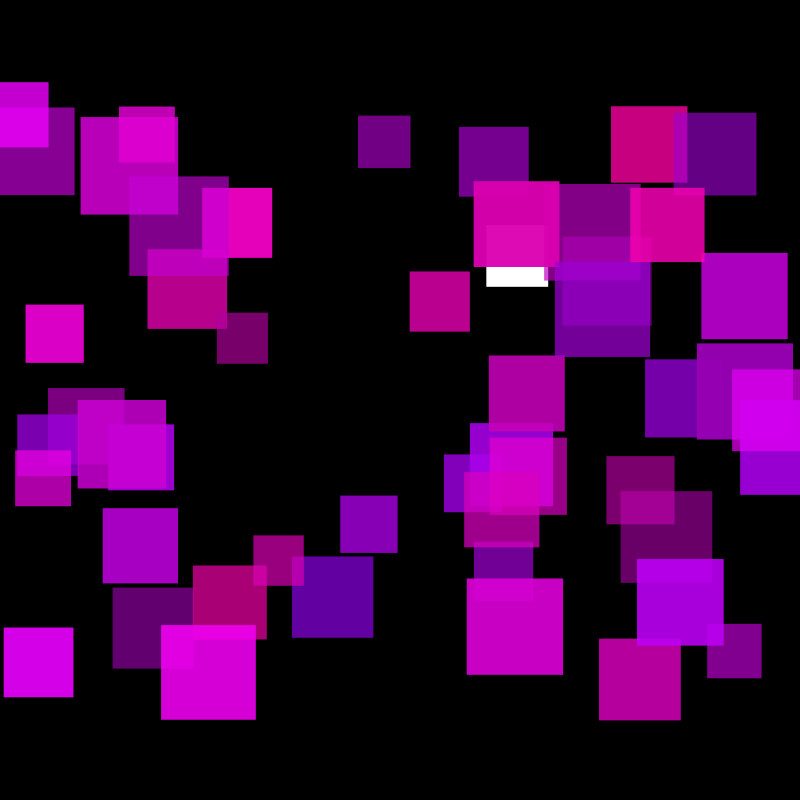
Frame 1 (no input)
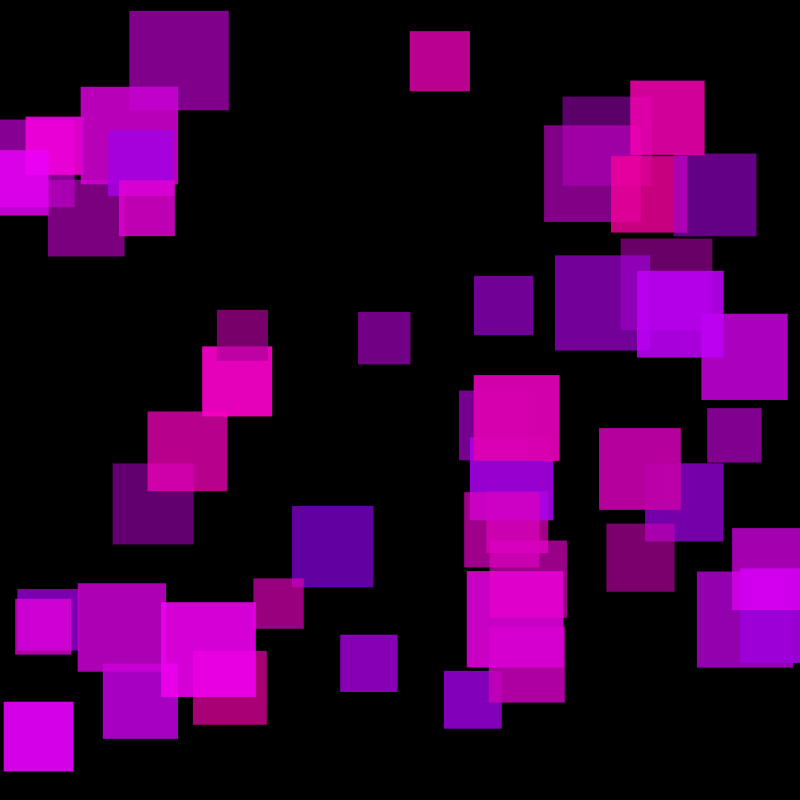
Frame 60 (the mouse pressed at the canvas centre just before this capture)
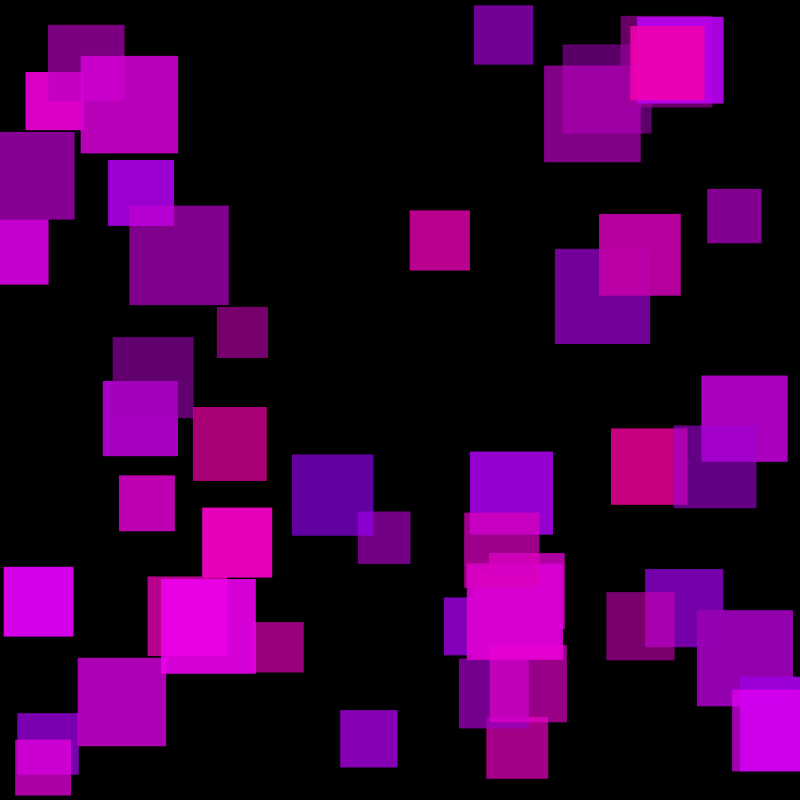
Frame 120 (the mouse held since frame 60 and released just before this capture)

The Processing sketch that drew these frames (run headless with seeded random() and noise(); from frame 60 on, the mouse is pressed at the canvas centre):

// Processing sketch: Part_02
// ── Part_02.pde
// Code_1_FA18
// Week 7
// Bryan Ma

// this sketch creates 10 instances of a ball class. 
// it does this in the setup() function in a loop instead of 
//  doing it based on mouse presses as we did in class.

// review this approach, then create your own class that draws
//  a different visual to the screen with its own behavior. 
//  it could be abstract or more explicit. think about how to 
//  parameterize your object's constructor. once you've created 
//  a class like this, create a number of instances of your 
//  class on the canvas by any means you prefer.

ArrayList<Diamond> diamonds = new ArrayList<Diamond>();

void setup() {
  size(800, 800);
  for (int i = 0; i < 50; i++) {
    diamonds.add(new Diamond(random(width), random(100,700)));
  }
}

void draw() {
  background(0);
  for (int i = 0; i < diamonds.size(); i++) {
    Diamond diamond = diamonds.get(i);
    diamond.display();
    diamond.update();
  }
}

class Diamond {
  float posX;
  float posY;
  float velX;
  float velY;
  float size;
  float r, b, o;

  // create the constructor
  Diamond(float posX, float posY) {
    this.posX = posX;
    this.posY = posY;
    this.velX = random(0);
    this.velY = random(-5, 5);
    this.size = random(50, 100);
    r = random(150,255);
    b = random(150,255);
    o = random(150,255);
  }

  // draw to the screen
  void display() {   
    noStroke();
    rectMode(CENTER);
    rect(this.posX, this.posY, size, size);
    fill(r,0,b,o);

  }

  // update its position and velocity.
  void update() {
    this.posX += this.velX;
    this.posY += this.velY;

    // check if it goes off
    if (this.posY > height-this.size/2 || this.posY < this.size/2) {
      this.velY *= -1;
    }
  }
}
